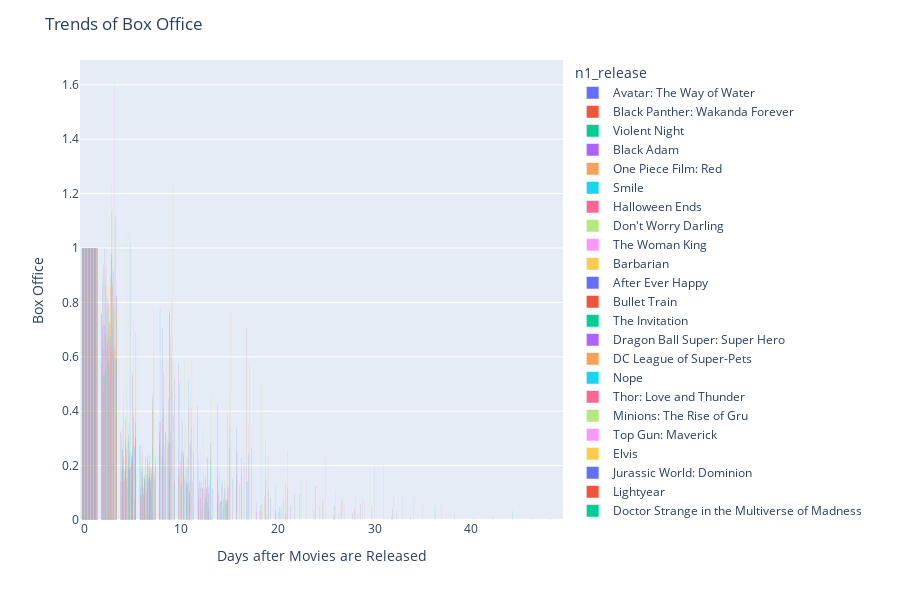

Write notebook code for a chart like this one.
### Code cell
dftmp = df[df.date_lag <= 60].copy()
dftmp["week"] = dftmp.date_lag.apply(lambda x: int((x-1)/7))
fig = px.histogram(dftmp, x="date_lag", y="gross_lag", barmode='group', color = "n1_release", histfunc='avg', height = 600, hover_data=df.columns)

fig.update_layout(title = "Trends of Box Office",
                  xaxis_title = "Days after Movies are Released",
                  yaxis_title = "Box Office")

fig.show()
